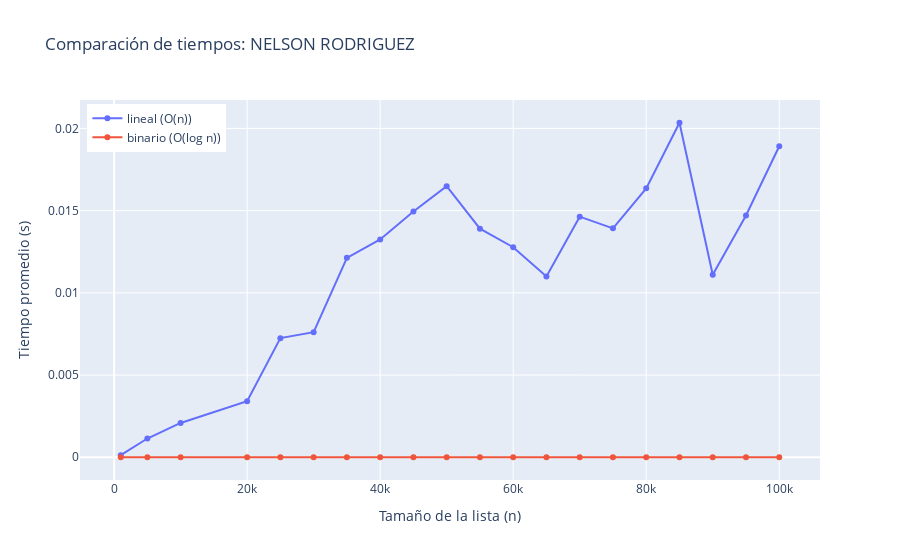

Here is the notebook cell this chart was saved with:
### Code cell
import plotly.graph_objs as go 
# Datos de ejemplo obtenidos de la celda anterior (ajusta si tienes otros valores):
sizes2 = [1000, 5000, 10000, 20000, 25000, 30000, 35000, 40000, 45000, 50000, 55000, 60000, 65000, 70000, 75000, 80000, 85000, 90000, 95000, 100000 ]#sizes = [1_000, 5_000, 10_000, 20_000]
mean_bub = []
mean_timsort = []
for n in sizes2:
    data = sorted(rand_List(n, unique=True))
    print(f"\nLista ordenada de {n} elementos")
    target = data[-1]  # peor caso aprox. para lineal
    mean_lin, s_lin = timeit(Linear_search, data, target, repeat=20)
    mean_bin, s_bin = timeit(binary_search, data, target, repeat=20)
    mean_bub.append(mean_lin)
    mean_timsort.append(mean_bin)

fig = go.Figure()
fig.add_trace(go.Scatter(x=sizes2, y=mean_bub, mode='lines+markers', name='lineal (O(n))'))
fig.add_trace(go.Scatter(x=sizes2, y=mean_timsort, mode='lines+markers', name='binario (O(log n))'))
fig.update_layout(title='Comparación de tiempos: NELSON RODRIGUEZ',
                  xaxis_title='Tamaño de la lista (n)',
                  yaxis_title='Tiempo promedio (s)',
                  legend=dict(x=0.01, y=0.99))

### Figure 1 — Plotly figure (JSON) as saved in the notebook; plotly's stock layout.template omitted (floating-point values rounded to 4 significant figures)
{"data": [{"mode": "lines+markers", "name": "lineal (O(n))", "type": "scatter", "x": [1000, 5000, 10000, 20000, 25000, 30000, 35000, 40000, 45000, 50000, 55000, 60000, 65000, 70000, 75000, 80000, 85000, 90000, 95000, 100000], "y": [0.0001311, 0.001141, 0.002088, 0.003407, 0.007246, 0.007609, 0.01213, 0.01325, 0.01494, 0.01648, 0.0139, 0.01277, 0.011, 0.01463, 0.01392, 0.01635, 0.02034, 0.0111, 0.0147, 0.01891]}, {"mode": "lines+markers", "name": "binario (O(log n))", "type": "scatter", "x": [1000, 5000, 10000, 20000, 25000, 30000, 35000, 40000, 45000, 50000, 55000, 60000, 65000, 70000, 75000, 80000, 85000, 90000, 95000, 100000], "y": [3.87e-06, 5.125e-06, 3e-06, 6.87e-06, 9.535e-06, 5.595e-06, 4.095e-06, 7.71e-06, 6.355e-06, 6.785e-06, 4.395e-06, 2.635e-06, 2.96e-06, 5.21e-06, 3.15e-06, 3.69e-06, 3.73e-06, 3.5e-06, 4.15e-06, 4.725e-06]}], "layout": {"legend": {"x": 0.01, "y": 0.99}, "title": {"text": "Comparación de tiempos: NELSON RODRIGUEZ"}, "xaxis": {"title": {"text": "Tamaño de la lista (n)"}}, "yaxis": {"title": {"text": "Tiempo promedio (s)"}}}}
